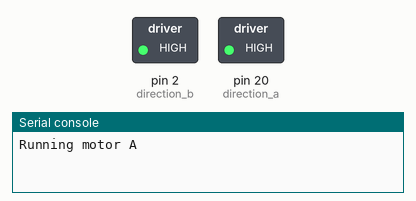
A program run on a simulated MicroPython board. Parts: switched loads named in the program (green lamp = pin HIGH), the last lines printed to the serial console. Pins used as bus, display or sensor lines are not drawn.

Above: at 5.0 s.
At 11.0 s:
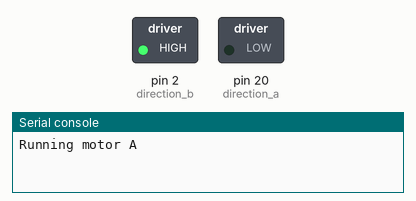
At 23.0 s:
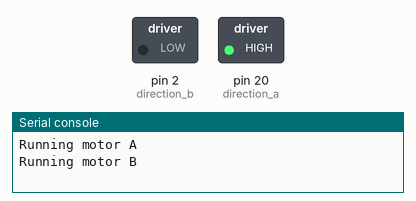
Timing chart, 0 to 33.3 s (numbered marks = the images above):
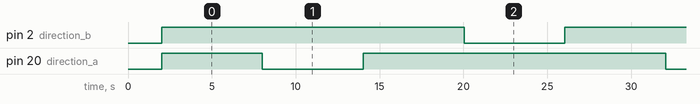

Measured:
- by itself, pin 2 (direction_b), pin 20 (direction_a): alternates HIGH for 18.0 s and LOW for 6.0 s
- by itself, everything shown: repeats every 24.1 s, in 4 steps

The program:

stepper.py
```python
from machine import Pin, PWM
import utime

DIR_A = 20   # Direction GPIO Pin
STEP_A = 21  # Step GPIO Pin
DIR_B = 2  # Direction GPIO Pin
STEP_B = 3  # Step GPIO Pin
CW = 1     # Clockwise Rotation
CCW = 0    # Counterclockwise Rotation
SPR = 250

direction_a = Pin(DIR_A, Pin.OUT)
step_a = Pin(STEP_A, Pin.OUT)

direction_b = Pin(DIR_B, Pin.OUT)
step_b = Pin(STEP_B, Pin.OUT)

delay = 0.01

utime.sleep(2)
direction_a.value(1)
direction_b.value(1)
#step.value(0)

while True:
    print("Running motor A")
    for x in range(SPR):
        step_a.value(1)
        utime.sleep(delay)
        step_a.value(0)
        utime.sleep(delay)

    utime.sleep(1)
    direction_a.value(0)
    for x in range(SPR):
        step_a.value(1)
        utime.sleep(delay)
        step_a.value(0)
        utime.sleep(delay)

    utime.sleep(1)
    direction_a.value(1)

    print("Running motor B")
    for x in range(SPR):
        step_b.value(1)
        utime.sleep(delay)
        step_b.value(0)
        utime.sleep(delay)

    utime.sleep(1)
    direction_b.value(0)
    for x in range(SPR):
        step_b.value(1)
        utime.sleep(delay)
        step_b.value(0)
        utime.sleep(delay)

    utime.sleep(1)
    direction_b.value(1)
```
